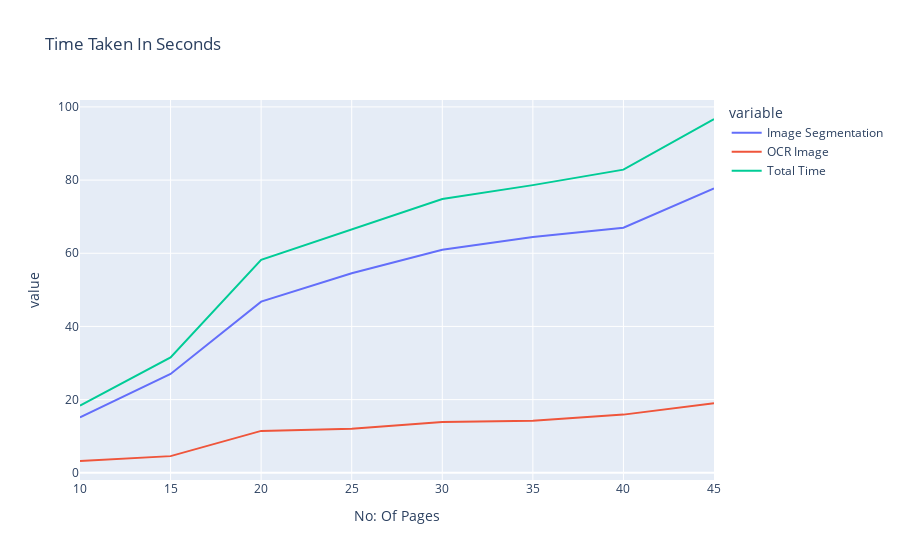

Here is the notebook cell this chart was saved with:
### Code cell
# Time Estimation Analysis
fig = px.line(df,x = pages,y = df.columns[1:4],title='Time Taken In Seconds',labels={'x':'No: Of Pages','y':'value'})
fig.show()

### Figure 1 — Plotly figure (JSON) as saved in the notebook; plotly's stock layout.template omitted (floating-point values rounded to 4 significant figures)
{"data": [{"hovertemplate": "variable=Image Segmentation<br>No: Of Pages=%{x}<br>value=%{y}<extra></extra>", "legendgroup": "Image Segmentation", "line": {"color": "#636efa", "dash": "solid"}, "mode": "lines", "name": "Image Segmentation", "orientation": "v", "showlegend": true, "type": "scatter", "x": [10, 15, 20, 25, 30, 35, 40, 45], "xaxis": "x", "y": [15.14, 26.99, 46.78, 54.55, 60.95, 64.42, 66.97, 77.71], "yaxis": "y"}, {"hovertemplate": "variable=OCR Image<br>No: Of Pages=%{x}<br>value=%{y}<extra></extra>", "legendgroup": "OCR Image", "line": {"color": "#EF553B", "dash": "solid"}, "mode": "lines", "name": "OCR Image", "orientation": "v", "showlegend": true, "type": "scatter", "x": [10, 15, 20, 25, 30, 35, 40, 45], "xaxis": "x", "y": [3.218, 4.549, 11.45, 12.06, 13.88, 14.21, 15.89, 18.99], "yaxis": "y"}, {"hovertemplate": "variable=Total Time<br>No: Of Pages=%{x}<br>value=%{y}<extra></extra>", "legendgroup": "Total Time", "line": {"color": "#00cc96", "dash": "solid"}, "mode": "lines", "name": "Total Time", "orientation": "v", "showlegend": true, "type": "scatter", "x": [10, 15, 20, 25, 30, 35, 40, 45], "xaxis": "x", "y": [18.35, 31.54, 58.22, 66.61, 74.83, 78.63, 82.86, 96.7], "yaxis": "y"}], "layout": {"legend": {"title": {"text": "variable"}, "tracegroupgap": 0}, "title": {"text": "Time Taken In Seconds"}, "xaxis": {"anchor": "y", "domain": [0, 1], "title": {"text": "No: Of Pages"}}, "yaxis": {"anchor": "x", "domain": [0, 1], "title": {"text": "value"}}}}
